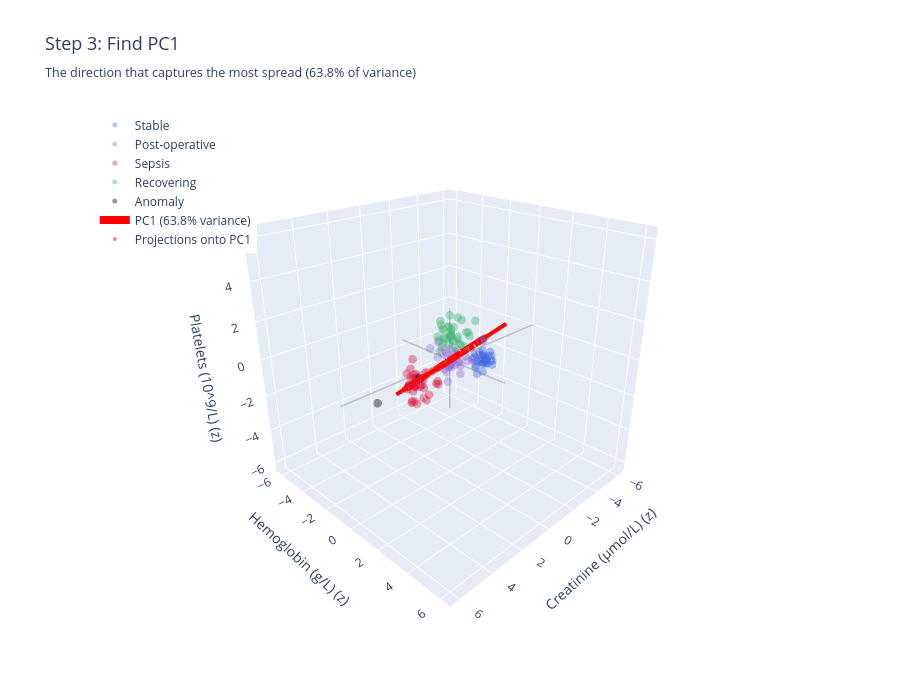

The cell this chart's notebook holds for it:
### Markdown cell above
---

## Step 3: Finding PC1

**The goal:** Find the direction through the origin that captures the most variance.

**How it works:**
1. Imagine a line through the origin
2. Project all points onto that line
3. Measure the spread (variance) of the projections
4. Rotate the line to maximize this spread

The direction that maximizes spread = **PC1**

### Code cell
def plot_step_3_find_pc1(standardized_data, states):
    """Step 3: Find PC1 - the direction of maximum variance."""
    
    feature_names_3d = [FEATURE_NAMES[i] for i in SELECTED_3D_FEATURES]
    
    # Fit PCA to get the first principal component
    pca = PCA(n_components=3)
    pca.fit(standardized_data)
    
    pc1 = pca.components_[0]  # First principal component direction
    
    # Project points onto PC1
    projections_pc1 = standardized_data @ pc1  # Scalar projections
    projected_points = np.outer(projections_pc1, pc1)  # Points on the PC1 line
    
    # Calculate variance explained
    var_explained = pca.explained_variance_ratio_[0] * 100
    
    fig = go.Figure()
    
    # Add centered axes
    add_centered_axes(fig, standardized_data)
    
    # Data points colored by state (faded)
    for state in ['Stable', 'Post-operative', 'Sepsis', 'Recovering', 'Anomaly']:
        mask = states == state
        if not np.any(mask):
            continue
        fig.add_trace(go.Scatter3d(
            x=standardized_data[mask, 0], y=standardized_data[mask, 1], z=standardized_data[mask, 2],
            mode='markers',
            marker=dict(size=5, color=STATE_COLORS[state], opacity=0.4),
            name=f'{state}'
        ))
    
    # PC1 axis (extended line through origin)
    pc_scale = np.abs(projections_pc1).max() * 1.2
    fig.add_trace(go.Scatter3d(
        x=[-pc_scale*pc1[0], pc_scale*pc1[0]],
        y=[-pc_scale*pc1[1], pc_scale*pc1[1]],
        z=[-pc_scale*pc1[2], pc_scale*pc1[2]],
        mode='lines',
        line=dict(color='red', width=8),
        name=f'PC1 ({var_explained:.1f}% variance)'
    ))
    
    # Projections onto PC1 line
    fig.add_trace(go.Scatter3d(
        x=projected_points[:, 0],
        y=projected_points[:, 1],
        z=projected_points[:, 2],
        mode='markers',
        marker=dict(size=4, color='red', opacity=0.5),
        name='Projections onto PC1'
    ))
    
    # Draw some projection lines (subset for clarity)
    for i in range(0, len(standardized_data), 8):
        fig.add_trace(go.Scatter3d(
            x=[standardized_data[i, 0], projected_points[i, 0]],
            y=[standardized_data[i, 1], projected_points[i, 1]],
            z=[standardized_data[i, 2], projected_points[i, 2]],
            mode='lines',
            line=dict(color='pink', width=1),
            showlegend=False
        ))
    
    # Calculate axis ranges - USE EQUAL RANGES to preserve perpendicularity!
    padding = 1.2
    max_range = np.abs(standardized_data).max() * padding
    x_range = y_range = z_range = max_range
    
    fig.update_layout(
        title=dict(
            text=f'Step 3: Find PC1<br><sub>The direction that captures the most spread ({var_explained:.1f}% of variance)</sub>',
            font=dict(size=18)
        ),
        scene=dict(
            xaxis=dict(title=f'{feature_names_3d[0]} (z)', range=[-x_range, x_range]),
            yaxis=dict(title=f'{feature_names_3d[1]} (z)', range=[-y_range, y_range]),
            zaxis=dict(title=f'{feature_names_3d[2]} (z)', range=[-z_range, z_range]),
            camera=dict(eye=dict(x=1.5, y=1.5, z=1.0)),
            aspectmode='cube'
        ),
        width=900,
        height=700,
        legend=dict(x=0.02, y=0.98)
    )
    
    fig.show()
    
    print(f"PC1 direction: ({pc1[0]:.3f}, {pc1[1]:.3f}, {pc1[2]:.3f})")
    print(f"Variance captured by PC1: {var_explained:.1f}%")
    print("\nPC1 captures the main axis of variation across all patient states.")
    
    return pca, pc1, projections_pc1

pca_model, pc1, projections_pc1 = plot_step_3_find_pc1(standardized_data, states)

### Figure 1 — Plotly figure (JSON) as saved in the notebook; plotly's stock layout.template omitted (floating-point values rounded to 4 significant figures; data arrays with more than 128 entries replaced by an {"elided": "..."} marker saying what was removed)
{"data": [{"line": {"color": "gray", "width": 3}, "mode": "lines", "opacity": 0.4, "showlegend": false, "type": "scatter3d", "x": [-6.549, 6.549], "y": [0, 0], "z": [0, 0]}, {"line": {"color": "gray", "width": 3}, "mode": "lines", "opacity": 0.4, "showlegend": false, "type": "scatter3d", "x": [0, 0], "y": [-3.535, 3.535], "z": [0, 0]}, {"line": {"color": "gray", "width": 3}, "mode": "lines", "opacity": 0.4, "showlegend": false, "type": "scatter3d", "x": [0, 0], "y": [0, 0], "z": [-2.687, 2.687]}, {"marker": {"color": "royalblue", "opacity": 0.4, "size": 5}, "mode": "markers", "name": "Stable", "type": "scatter3d", "x": [-0.3506, -1.187, -0.9078, -1.054, -0.7738, -0.6892, -1.182, -0.4264, -0.7525, -0.9055, -1.12, -0.469, -0.8352, -0.9497, -0.8814, -0.774, -0.9242, -0.8072, -0.7249, -1.053, -0.4151, -0.488, -0.7949, -0.9793, -0.631, -0.4791, -1.413, -0.5069, -0.8529, -0.6868, -0.6616, -0.5495, -0.4271, -0.9075, -0.939], "y": [1.18, 1.117, 1.024, 0.9722, 1.464, 1.504, 1.603, 1.409, 1.235, 1.405, 1.666, 2.058, 1.365, 1.892, 1.588, 0.9315, 1.426, 1.409, 1.022, 1.484, 1.571, 1.166, 0.8881, 1.24, 2.173, 1.72, 1.346, 1.283, 1.508, 1.746, 1.712, 1.561, 1.641, 1.572, 1.229], "z": [0.3627, -0.1154, -0.018, 0.3971, -0.3773, 0.5179, 0.1225, -0.398, 0.4454, 0.1749, 0.4179, 0.7365, 0.003311, 0.07967, 0.3217, 0.4293, 0.1526, 1.21, -0.2865, -0.03477, 1.398, 0.2115, 0.1719, 0.6152, 0.4855, 0.6592, 0.4184, -0.04367, 0.05346, 0.4797, 0.3035, 0.2473, 0.4403, 0.0877, 0.2992]}, {"marker": {"color": "mediumpurple", "opacity": 0.4, "size": 5}, "mode": "markers", "name": "Post-operative", "type": "scatter3d", "x": [-0.4139, -0.3691, -0.0909, -1.038, -0.345, -0.716, -0.3058, -0.04456, -0.5287, -0.7626, -0.5307, -0.3067, -0.4076, -0.6951, -0.7328, -0.4418, -0.7494, -0.6789, -0.7567, 0.01709, -0.2979, -0.4569, -0.5347, 0.1764, -0.3683, 0.0289, -0.6885, -0.04249, -0.8697, -0.9809, -0.6007, -0.7392, -0.5015, -0.3743, -0.553], "y": [-0.3143, -0.45, 0.6149, 0.1417, -0.358, -0.1512, 0.03954, -0.2019, -1.077, -0.7231, -0.6812, -0.9464, 1.08, 0.396, -0.8422, -0.5288, -0.4153, -0.07454, -0.033, -0.3627, -0.2495, -1.357, -1.133, -0.07601, -0.6474, -1.377, -0.2856, -0.2915, -0.8103, -0.4901, -0.5832, -1.612, -0.1494, -0.1851, 0.06394], "z": [-0.6208, -0.6333, -0.5676, -0.3403, 0.3666, 0.2001, -0.341, -1.259, -0.08486, -0.7217, -0.7034, -0.789, 0.2214, 0.1063, -0.7832, -0.7207, -0.00752, -0.3332, -0.577, -0.619, -0.4287, -0.4345, 0.1837, -0.6363, -0.1195, 0.2008, -0.2718, 0.2942, -0.4797, 0.06836, -0.6046, 0.2584, 0.03617, -0.1978, -0.2663]}, {"marker": {"color": "crimson", "opacity": 0.4, "size": 5}, "mode": "markers", "name": "Sepsis", "type": "scatter3d", "x": [0.6709, 1.358, 1.354, 0.864, 0.9157, 1.315, 1.565, 1.791, 1.56, 1.008, 1.307, 1.542, 1.453, 0.6925, 1.224, 1.455, 2.104, 0.826, 1.92, 1.935, 1.738, 1.759, 1.262, 0.3109, 1.161, 1.497, 1.633, 1.239, 1.246, 1.075, 1.317, 1.602, 2.016, 1.507, 1.703], "y": [-2.008, -1.145, -1.262, 0.0183, -0.9515, -1.243, -1.167, -1.061, -0.9718, -0.9566, -0.3375, -0.8249, -1.058, -0.1196, -1.259, -1.117, -0.559, -0.883, -0.9777, -0.3464, -0.5935, -1.108, -0.1824, -0.6723, -0.7194, -0.5371, -1.031, -1.83, -1.157, -1.263, -0.5308, -1.301, -0.637, -0.7321, -0.333], "z": [-0.3951, -1.345, -1.696, -0.8478, -1.573, -0.7776, -0.3314, -1.128, -2.078, -1.347, -1.871, -0.7506, -1.309, -1.118, -1.513, -0.8663, -0.3898, -0.6959, -1.252, -1.812, -0.3511, -1.129, -1.515, -1.431, -0.9197, -1.025, -2.061, -0.9519, -1.417, -1.054, -1.794, -1.336, -1.85, -0.7456, -0.9651]}, {"marker": {"color": "mediumseagreen", "opacity": 0.4, "size": 5}, "mode": "markers", "name": "Recovering", "type": "scatter3d", "x": [-0.2212, -0.464, -0.5914, 0.1695, -0.1728, 0.09118, -0.05743, -0.3355, 0.09336, -0.2961, -0.8151, -1.187, -0.1752, -0.5269, -0.2531, -0.1009, -0.296, -0.2367, 0.3, -0.6509, -0.3894, -0.3624, -0.3506, 0.0802, -0.008779, -0.5701, 0.04649, -0.1489, 0.2766, 0.1081, -0.1589, -0.5034, -0.8776, -0.05917, 0.08229], "y": [0.2592, -0.4133, 0.6367, -0.1612, 0.3614, -0.5186, 0.03663, -0.2664, 0.1558, 0.7155, 0.5179, 0.5388, -0.6599, 0.1525, 0.007175, -0.771, -0.3141, 0.5361, 0.262, 0.07788, -0.4664, -0.512, -0.1423, -0.6295, -0.01067, 0.5235, -0.3724, -0.6697, -0.4788, -0.7588, -0.6309, -0.2945, -0.3504, -0.1623, 0.4244], "z": [1.114, 1.166, 1.491, 1.137, 1.301, 1.732, 1.591, 1.106, 1.374, 0.8784, 1.19, 1.885, 0.6106, 0.7553, 1.664, 1.809, 2.18, 2.196, 1.872, 0.619, 1.082, 1.542, 0.8627, 0.3074, 1.218, 1.446, 1.088, 1.378, 0.9767, 1.044, 1.414, 0.8187, 1.886, 0.7582, 0.8302]}, {"marker": {"color": "black", "opacity": 0.4, "size": 5}, "mode": "markers", "name": "Anomaly", "type": "scatter3d", "x": [5.458, -0.621], "y": [1.141, -2.946], "z": [0.1954, -2.239]}, {"line": {"color": "red", "width": 8}, "mode": "lines", "name": "PC1 (63.8% variance)", "type": "scatter3d", "x": [-1.951, 1.951], "y": [1.85, -1.85], "z": [1.88, -1.88]}, {"marker": {"color": "red", "opacity": 0.5, "size": 4}, "mode": "markers", "name": "Projections onto PC1", "type": "scatter3d", "x": {"elided": "142 float values"}, "y": {"elided": "142 float values"}, "z": {"elided": "142 float values"}}, {"line": {"color": "pink", "width": 1}, "mode": "lines", "showlegend": false, "type": "scatter3d", "x": [-0.3506, -0.6434], "y": [1.18, 0.6098], "z": [0.3627, 0.6198]}, {"line": {"color": "pink", "width": 1}, "mode": "lines", "showlegend": false, "type": "scatter3d", "x": [-0.7525, -0.8322], "y": [1.235, 0.7889], "z": [0.4454, 0.8017]}, {"line": {"color": "pink", "width": 1}, "mode": "lines", "showlegend": false, "type": "scatter3d", "x": [-0.9242, -0.8572], "y": [1.426, 0.8125], "z": [0.1526, 0.8257]}, {"line": {"color": "pink", "width": 1}, "mode": "lines", "showlegend": false, "type": "scatter3d", "x": [-0.631, -1.117], "y": [2.173, 1.059], "z": [0.4855, 1.076]}, {"line": {"color": "pink", "width": 1}, "mode": "lines", "showlegend": false, "type": "scatter3d", "x": [-0.4271, -0.8514], "y": [1.641, 0.807], "z": [0.4403, 0.8202]}, {"line": {"color": "pink", "width": 1}, "mode": "lines", "showlegend": false, "type": "scatter3d", "x": [-0.716, -0.2708], "y": [-0.1512, 0.2567], "z": [0.2001, 0.2609]}, {"line": {"color": "pink", "width": 1}, "mode": "lines", "showlegend": false, "type": "scatter3d", "x": [-0.6951, -0.415], "y": [0.396, 0.3933], "z": [0.1063, 0.3998]}, {"line": {"color": "pink", "width": 1}, "mode": "lines", "showlegend": false, "type": "scatter3d", "x": [-0.4569, 0.4416], "y": [-1.357, -0.4186], "z": [-0.4345, -0.4254]}, {"line": {"color": "pink", "width": 1}, "mode": "lines", "showlegend": false, "type": "scatter3d", "x": [-0.9809, -0.2059], "y": [-0.4901, 0.1952], "z": [0.06836, 0.1984]}, {"line": {"color": "pink", "width": 1}, "mode": "lines", "showlegend": false, "type": "scatter3d", "x": [1.354, 1.48], "y": [-1.262, -1.403], "z": [-1.696, -1.426]}, {"line": {"color": "pink", "width": 1}, "mode": "lines", "showlegend": false, "type": "scatter3d", "x": [1.307, 1.213], "y": [-0.3375, -1.15], "z": [-1.871, -1.169]}, {"line": {"color": "pink", "width": 1}, "mode": "lines", "showlegend": false, "type": "scatter3d", "x": [1.92, 1.434], "y": [-0.9777, -1.359], "z": [-1.252, -1.381]}, {"line": {"color": "pink", "width": 1}, "mode": "lines", "showlegend": false, "type": "scatter3d", "x": [1.633, 1.626], "y": [-1.031, -1.541], "z": [-2.061, -1.566]}, {"line": {"color": "pink", "width": 1}, "mode": "lines", "showlegend": false, "type": "scatter3d", "x": [1.703, 1.043], "y": [-0.333, -0.9887], "z": [-0.9651, -1.005]}, {"line": {"color": "pink", "width": 1}, "mode": "lines", "showlegend": false, "type": "scatter3d", "x": [-0.3355, -0.4062], "y": [-0.2664, 0.385], "z": [1.106, 0.3913]}, {"line": {"color": "pink", "width": 1}, "mode": "lines", "showlegend": false, "type": "scatter3d", "x": [-0.1009, -0.3936], "y": [-0.771, 0.3731], "z": [1.809, 0.3792]}, {"line": {"color": "pink", "width": 1}, "mode": "lines", "showlegend": false, "type": "scatter3d", "x": [0.0802, 0.1347], "y": [-0.6295, -0.1277], "z": [0.3074, -0.1298]}, {"line": {"color": "pink", "width": 1}, "mode": "lines", "showlegend": false, "type": "scatter3d", "x": [-0.5034, -0.3584], "y": [-0.2945, 0.3397], "z": [0.8187, 0.3452]}], "layout": {"height": 700, "legend": {"x": 0.02, "y": 0.98}, "scene": {"aspectmode": "cube", "camera": {"eye": {"x": 1.5, "y": 1.5, "z": 1.0}}, "xaxis": {"range": [-6.549, 6.549], "title": {"text": "Creatinine (µmol/L) (z)"}}, "yaxis": {"range": [-6.549, 6.549], "title": {"text": "Hemoglobin (g/L) (z)"}}, "zaxis": {"range": [-6.549, 6.549], "title": {"text": "Platelets (10^9/L) (z)"}}}, "title": {"font": {"size": 18}, "text": "Step 3: Find PC1<br><sub>The direction that captures the most spread (63.8% of variance)</sub>"}, "width": 900}}
